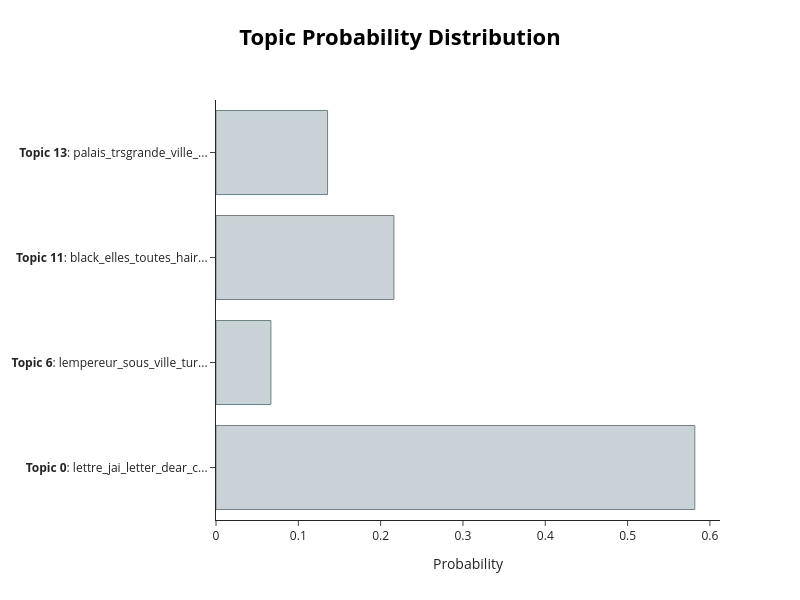

Notebook cell for this chart:
### Code cell
topic_model.visualize_distribution(letter_topic_distr[34], custom_labels=True)

### Figure 1 — Plotly figure (JSON) as saved in the notebook; plotly's stock layout.template omitted (floating-point values rounded to 4 significant figures)
{"data": [{"marker": {"color": "#C8D2D7", "line": {"color": "#6E8484", "width": 1}}, "orientation": "h", "type": "bar", "x": [0.5816, 0.06672, 0.2161, 0.1355], "y": ["<b>Topic 0</b>: lettre_jai_letter_dear_c...", "<b>Topic 6</b>: lempereur_sous_ville_tur...", "<b>Topic 11</b>: black_elles_toutes_hair...", "<b>Topic 13</b>: palais_trsgrande_ville_..."]}], "layout": {"height": 600, "hoverlabel": {"bgcolor": "white", "font": {"family": "Rockwell", "size": 16}}, "title": {"font": {"color": "Black", "size": 22}, "text": "<b>Topic Probability Distribution</b>", "x": 0.5, "xanchor": "center", "y": 0.95, "yanchor": "top"}, "width": 800, "xaxis": {"title": {"text": "Probability"}}}}
